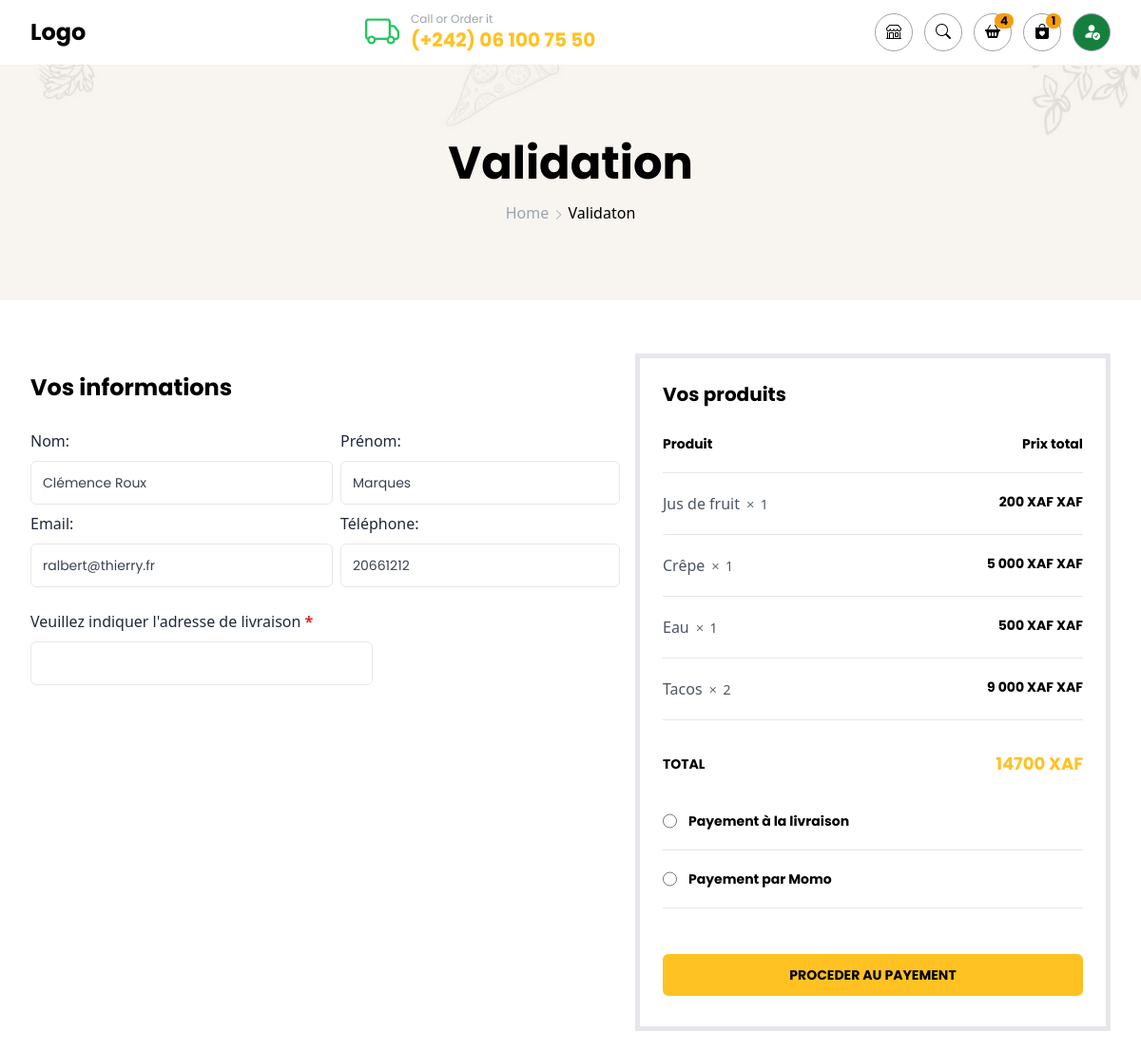
The page /validation.php (signed in) on the database its author committed.
### tables this page shows
CREATE TABLE IF NOT EXISTS `clients` (
  `id` int(11) NOT NULL,
  `nom` varchar(100) NOT NULL,
  `prenom` varchar(200) NOT NULL,
  `email` varchar(100) NOT NULL,
  `tel` varchar(100) NOT NULL,
  `password` varchar(100) NOT NULL,
  `created_at` datetime NOT NULL DEFAULT current_timestamp(),
  `updated_at` datetime DEFAULT current_timestamp(),
  `statut` int(1) DEFAULT NULL,
  PRIMARY KEY (`id`)
);

CREATE TABLE IF NOT EXISTS `panier_items` (
  `id` int(11) NOT NULL AUTO_INCREMENT,
  `panier_id` int(11) DEFAULT NULL,
  `produit_id` int(11) DEFAULT NULL,
  `quantite` int(11) DEFAULT NULL,
  PRIMARY KEY (`id`),
  KEY `panier_id` (`panier_id`),
  KEY `produit_id` (`produit_id`)
);

CREATE TABLE IF NOT EXISTS `produits` (
  `id` int(9) NOT NULL AUTO_INCREMENT,
  `nom` varchar(100) NOT NULL,
  `prix` float NOT NULL,
  `stock` int(9) DEFAULT NULL,
  `description` text DEFAULT NULL,
  `categorie_id` int(9) NOT NULL,
  `image` varchar(200) DEFAULT NULL,
  `statut` int(1) NOT NULL,
  PRIMARY KEY (`id`),
  KEY `categorie_id` (`categorie_id`)
);

### validation.php (called while the page is built, shortened)
<?php
$repoClient = new ClientRepository();
$repoPanier = new PanierRepository();
$email = get_email_user();
$user = $repoClient->findUser($email);
$panier = $repoPanier->getAll();
$total = $repoPanier->getPrixTotal();
view(
    name: 'validation',
    pageTitle: "Validation",
    layout: "front",
    params: [
        'panier' => $panier,
        'total' => $total,
        'user' => $user,
    ]
);

### db.php (called while the page is built)
<?php
function db() : PDO {
    $db =  new PDO("mysql:host=". HOST . ";charset=utf8;dbname=". DB_NAME, USER, PASS);
    $db->setAttribute(PDO::ATTR_ERRMODE, PDO::ERRMODE_EXCEPTION);
    $db->setAttribute(PDO::ATTR_DEFAULT_FETCH_MODE, PDO::FETCH_ASSOC);
    return $db;
}

### repositories/client_repository.php (called while the page is built, shortened)
<?php
class ClientRepository
{
    public function findUser($login)
    {
        $stmt = db()->prepare("SELECT c.id, c.nom, c.prenom, c.email, c.tel, c.password, c.created_at as createdAt, c.updated_at as updatedAt, statut FROM clients c WHERE c.email = :login OR c.tel = :login");
        $stmt->execute(['login' => $login]);
        $stmt->setFetchMode(PDO::FETCH_CLASS, Client::class);
        return $stmt->fetch();
    }
}

### models/client.model.php (called while the page is built, shortened)
<?php
class Client
{
    private $nom;
    private $prenom;
    private $email;
    private $tel;
    public function getNom(): string
    {
        return $this->nom;
    }
    public function getPrenom(): string
    {
        return $this->prenom;
    }
    public function getEmail(): string
    {
        return $this->email;
    }
    public function getTel(): string
    {
        return $this->tel;
    }
}

### repositories/panier_repository.php (called while the page is built, shortened)
<?php
class PanierRepository
{
    public static function getOrCreateCartId()
    {
        $visitorId = get_visitor_id();
        $stmt = db()->prepare('SELECT id FROM paniers WHERE id_client = ?');
        $stmt->execute([$visitorId]);
        $panierId = $stmt->fetchColumn();
        if (!$panierId) {
            $pdo = db();
            $stmt = $pdo->prepare('INSERT INTO paniers(id_client) VALUE (?)');
            $stmt->execute([$visitorId]);
            $panierId = $pdo->lastInsertId();
        }
        return $panierId;
    }
    public function getAll()
    {
        $panierId = $this->getOrCreateCartId();
        $sql = "SELECT ip.id as itemId, ip.produit_id as produitId, ip.quantite, p.nom as produitNom, p.prix as produitPrix, p.image as produiImage FROM  panier_items ip INNER JOIN produits p ON p.id = ip.produit_id WHERE ip.panier_id = $panierId";
        $stmt = db()->query($sql);
        $stmt->setFetchMode(PDO::FETCH_CLASS, Panier::class);
        return $stmt->fetchAll();
    }
}

### models/panier.model.php (called while the page is built, shortened)
<?php
class Panier
{
    private $produitNom;
    private $produitPrix;
    private $quantite;
    public function getProduitNom(): ?string
    {
        return $this->produitNom;
    }
    public function getQuantite(): ?int
    {
        return $this->quantite;
    }
    public function getTotal()
    {
        $total = $this->quantite * $this->produitPrix;
        return number_format($total, 0, thousands_separator: " ")." XAF";
    }
}

### views/validation.view.php (the view)
<div class="shop-baner">
    <p class="titre-baner">Validation</p>
    <span class="link-baner"><a href="/" class="text-gray-400 hover:text-primary">Home</a>
        <span class="font-bold text-xs text-gray-400"><i class="bi bi-chevron-right"></i></span> Validaton</span>
</div>
<?php if (!empty($panier)) : ?>
    <form method="post" class="md:flex justify-between md:px-6 mx-2  my-14 md:mb-5 mb-[10rem]">
        <div class="mb-4">
            <p class="font-bold pb-2 text-2xl mt-5 mb-5">Vos informations</p>
            <div class="md:grid grid-cols-2 overflow-hidden">
                <div>
                    <span class="validation-title">Nom:</span>
                    <div class="validation-text"><?= $user->getNom() ?></div>
                </div>
                <div class="md:ml-2 md:mr-4">
                    <span class="validation-title">Prénom:</span>
                    <div class="validation-text"><?= $user->getPrenom() ?></div>
                </div>
                <div>
                    <span class="validation-title">Email:</span><br>
                    <div class="validation-text"><?= $user->getEmail() ?></div>
                </div>
                <div class="md:ml-2 md:mr-4">
                    <span class="validation-title">Téléphone:</span><br>
                    <div class="validation-text"><?= $user->getTel() ?></div>
                </div>
                <div>
                    <?= input_client(name: 'adresse', label: 'Veuillez indiquer l\'adresse de livraison') ?>
                </div>
            </div>
        </div>
        <div>
            <div class="w-[100%] md:w-[500px] mx-auto border-[5px] px-6">
                <div>
                    <p class="font-bold pt-6 pb-2 text-xl">Vos produits</p>
                </div>
                <div class="flex justify-between items-center py-5 border-b-[0.05px]">
                    <sapn class="text-sm font-bold">Produit</sapn>
                    <sapn class="text-sm font-bold">
                        Prix total
                    </sapn>
                </div>
                <?php foreach ($panier as $produit) : ?>
                    <div class="flex justify-between py-5 border-b-[0.05px]">
                        <p class="font-sans text-gray-600"><?= $produit->getProduitNom() ?> <span class="font-[450] text-sm"> <i class="bi bi-x"></i> <?= $produit->getQuantite() ?></span></p>
                        <sapn class="text-sm font-bold"><?= $produit->getTotal() ?> XAF</sapn>
                    </div>
                <?php endforeach ?>
                <div class="flex justify-between items-center pt-8 mb-4">
                    <sapn class="text-sm font-bold">TOTAL</sapn>
                    <sapn class="text-primary font-bold text-lg">
                        <?= $total ?> XAF
                    </sapn>
                </div>
                <div class="flex justify-start py-5 border-b-[0.05px]">
                    <input type="radio" name="payement" id="livraison" value="livraison" required>
                    <label for="livraison" class="ml-3 text-sm font-bold">Payement à la livraison</label>
                </div>
                <div class="flex justify-start py-5 border-b-[0.05px]">
                    <input type="radio" name="payement" id="moble" value="mobile" required>
                    <label for="moble" class="ml-3 text-sm font-bold">Payement par Momo</label>
                </div>
                <button class="w-[100%]  bg-primary hover:bg-primary_hover hover:text-white p-3 rounded-md mt-[3rem] mb-8 text-sm font-bold transition-all duration-300">PROCEDER AU PAYEMENT</button>
            </div>
        </div>
    </form>
<?php endif ?>

### rows shown on the page
clients: nom "Clémence Roux", prenom "Marques", email "ralbert@thierry.fr", tel "20661212"
panier_items: produit.nom "Jus de fruit", quantite "1", quantite.prix "200 XAF"
panier_items: produit.nom "Crêpe", quantite "1", quantite.prix "5 000 XAF"
panier_items: produit.nom "Eau", quantite "1", quantite.prix "500 XAF"
panier_items: produit.nom "Tacos", quantite "2", quantite.prix "9 000 XAF"

### other values the page prints
$cartItems "4"
$FavorieItems "1"
$label "Veuillez indiquer l'adresse de livraison"
$total "14700"
